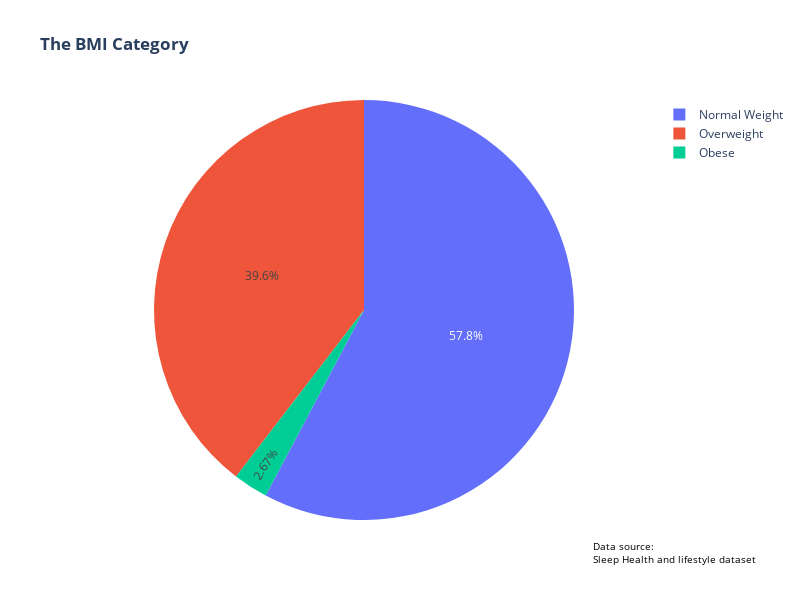

Notebook source saved alongside this figure:
### Code cell
fig=px.pie(BMI_Category_conteggio,values='count',names='BMI Category',title="<b>The BMI Category</b>")

fig.update_layout(
    showlegend = True,
    width=800, 
    height=600  
)

fig.add_annotation(
    x=0.9,  
    y=-0.04,  
    text="Data source:<br>Sleep Health and lifestyle dataset", 
    showarrow=False,  
    font=dict(size=10, color="black"),  
    align="left",  
    xanchor="left",  
    yanchor="top",  
    xref="paper", 
    yref="paper",  
)

fig.show()

### Figure 1 — Plotly figure (JSON) as saved in the notebook; plotly's stock layout.template omitted (floating-point values rounded to 4 significant figures)
{"data": [{"domain": {"x": [0, 1], "y": [0, 1]}, "hovertemplate": "BMI Category=%{label}<br>count=%{value}<extra></extra>", "labels": ["Normal Weight", "Overweight", "Obese"], "legendgroup": "", "name": "", "showlegend": true, "type": "pie", "values": [216, 148, 10]}], "layout": {"annotations": [{"align": "left", "font": {"color": "black", "size": 10}, "showarrow": false, "text": "Data source:<br>Sleep Health and lifestyle dataset", "x": 0.9, "xanchor": "left", "xref": "paper", "y": -0.04, "yanchor": "top", "yref": "paper"}], "height": 600, "legend": {"tracegroupgap": 0}, "showlegend": true, "title": {"text": "<b>The BMI Category</b>"}, "width": 800}}
